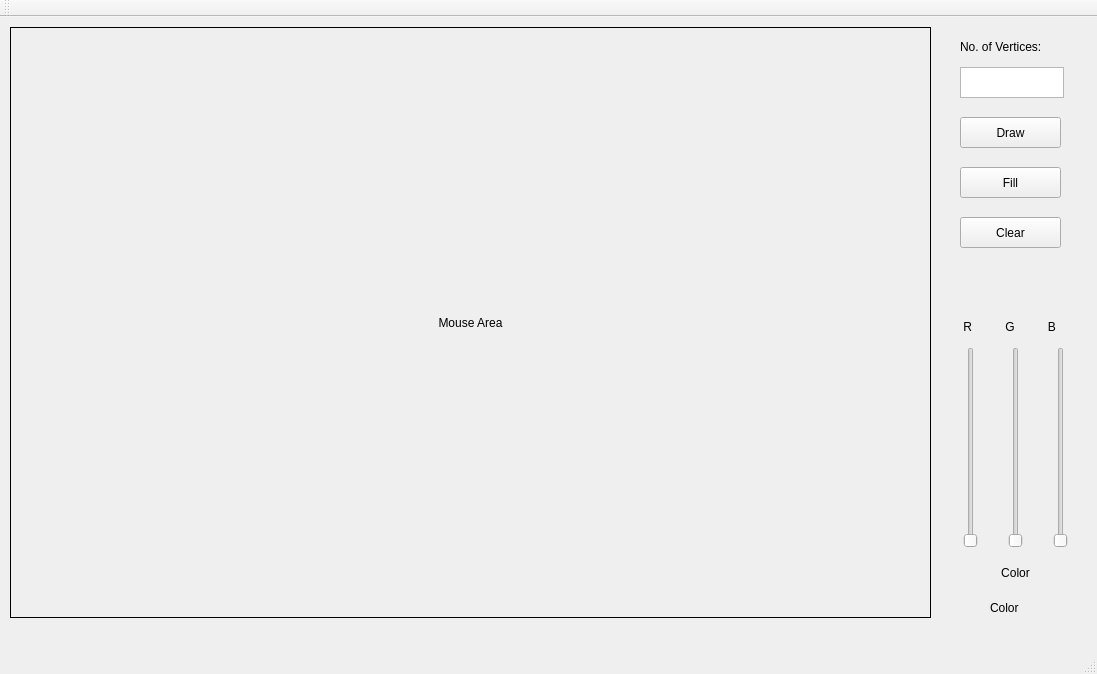
<?xml version="1.0" encoding="UTF-8"?>
<ui version="4.0">
 <class>MainWindow</class>
 <widget class="QMainWindow" name="MainWindow">
  <property name="geometry">
   <rect>
    <x>0</x>
    <y>0</y>
    <width>1097</width>
    <height>674</height>
   </rect>
  </property>
  <property name="windowTitle">
   <string>MainWindow</string>
  </property>
  <widget class="QWidget" name="centralWidget">
   <widget class="QLabel" name="label">
    <property name="geometry">
     <rect>
      <x>10</x>
      <y>10</y>
      <width>921</width>
      <height>591</height>
     </rect>
    </property>
    <property name="cursor">
     <cursorShape>CrossCursor</cursorShape>
    </property>
    <property name="mouseTracking">
     <bool>true</bool>
    </property>
    <property name="frameShape">
     <enum>QFrame::Box</enum>
    </property>
    <property name="frameShadow">
     <enum>QFrame::Plain</enum>
    </property>
    <property name="text">
     <string>Mouse Area</string>
    </property>
    <property name="alignment">
     <set>Qt::AlignCenter</set>
    </property>
    <property name="margin">
     <number>0</number>
    </property>
   </widget>
   <widget class="QLabel" name="label_2">
    <property name="geometry">
     <rect>
      <x>960</x>
      <y>20</y>
      <width>111</width>
      <height>20</height>
     </rect>
    </property>
    <property name="text">
     <string>No. of Vertices:</string>
    </property>
   </widget>
   <widget class="QPlainTextEdit" name="plainTextEdit">
    <property name="geometry">
     <rect>
      <x>960</x>
      <y>50</y>
      <width>104</width>
      <height>31</height>
     </rect>
    </property>
   </widget>
   <widget class="QPushButton" name="pushButton_2">
    <property name="geometry">
     <rect>
      <x>960</x>
      <y>100</y>
      <width>101</width>
      <height>31</height>
     </rect>
    </property>
    <property name="text">
     <string>Draw</string>
    </property>
   </widget>
   <widget class="QSlider" name="verticalSlider">
    <property name="geometry">
     <rect>
      <x>950</x>
      <y>330</y>
      <width>41</width>
      <height>201</height>
     </rect>
    </property>
    <property name="maximum">
     <number>255</number>
    </property>
    <property name="orientation">
     <enum>Qt::Vertical</enum>
    </property>
   </widget>
   <widget class="QSlider" name="verticalSlider_2">
    <property name="geometry">
     <rect>
      <x>990</x>
      <y>330</y>
      <width>51</width>
      <height>201</height>
     </rect>
    </property>
    <property name="maximum">
     <number>255</number>
    </property>
    <property name="orientation">
     <enum>Qt::Vertical</enum>
    </property>
   </widget>
   <widget class="QSlider" name="verticalSlider_3">
    <property name="geometry">
     <rect>
      <x>1040</x>
      <y>330</y>
      <width>41</width>
      <height>201</height>
     </rect>
    </property>
    <property name="maximum">
     <number>255</number>
    </property>
    <property name="orientation">
     <enum>Qt::Vertical</enum>
    </property>
   </widget>
   <widget class="QLabel" name="label_3">
    <property name="geometry">
     <rect>
      <x>970</x>
      <y>540</y>
      <width>91</width>
      <height>31</height>
     </rect>
    </property>
    <property name="text">
     <string>Color</string>
    </property>
    <property name="alignment">
     <set>Qt::AlignCenter</set>
    </property>
   </widget>
   <widget class="QLabel" name="label_4">
    <property name="geometry">
     <rect>
      <x>960</x>
      <y>300</y>
      <width>111</width>
      <height>20</height>
     </rect>
    </property>
    <property name="text">
     <string> R          G          B</string>
    </property>
   </widget>
   <widget class="QLabel" name="label_5">
    <property name="geometry">
     <rect>
      <x>990</x>
      <y>580</y>
      <width>41</width>
      <height>21</height>
     </rect>
    </property>
    <property name="text">
     <string>Color</string>
    </property>
   </widget>
   <widget class="QPushButton" name="pushButton">
    <property name="geometry">
     <rect>
      <x>960</x>
      <y>200</y>
      <width>101</width>
      <height>31</height>
     </rect>
    </property>
    <property name="text">
     <string>Clear</string>
    </property>
   </widget>
   <widget class="QPushButton" name="pushButton_3">
    <property name="geometry">
     <rect>
      <x>960</x>
      <y>150</y>
      <width>101</width>
      <height>31</height>
     </rect>
    </property>
    <property name="text">
     <string>Fill</string>
    </property>
   </widget>
  </widget>
  <widget class="QMenuBar" name="menuBar">
   <property name="geometry">
    <rect>
     <x>0</x>
     <y>0</y>
     <width>1097</width>
     <height>22</height>
    </rect>
   </property>
  </widget>
  <widget class="QToolBar" name="mainToolBar">
   <attribute name="toolBarArea">
    <enum>TopToolBarArea</enum>
   </attribute>
   <attribute name="toolBarBreak">
    <bool>false</bool>
   </attribute>
  </widget>
  <widget class="QStatusBar" name="statusBar"/>
 </widget>
 <layoutdefault spacing="6" margin="11"/>
 <resources/>
 <connections/>
</ui>
